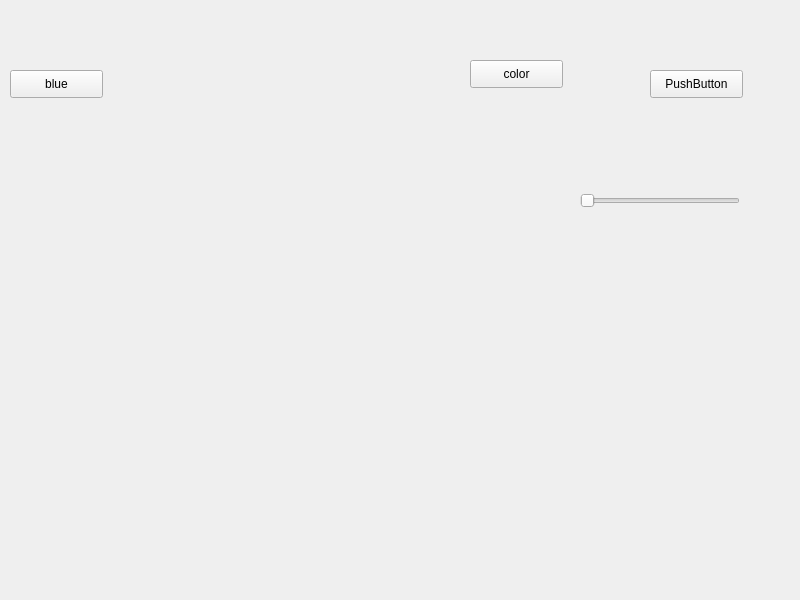
<?xml version="1.0" encoding="UTF-8"?>
<ui version="4.0">
 <class>Widget</class>
 <widget class="QWidget" name="Widget">
  <property name="geometry">
   <rect>
    <x>0</x>
    <y>0</y>
    <width>800</width>
    <height>600</height>
   </rect>
  </property>
  <property name="windowTitle">
   <string>Widget</string>
  </property>
  <property name="styleSheet">
   <string notr="true"/>
  </property>
  <widget class="QPushButton" name="pushButton">
   <property name="geometry">
    <rect>
     <x>650</x>
     <y>70</y>
     <width>93</width>
     <height>28</height>
    </rect>
   </property>
   <property name="text">
    <string>PushButton</string>
   </property>
  </widget>
  <widget class="QSlider" name="horizontalSlider">
   <property name="geometry">
    <rect>
     <x>580</x>
     <y>190</y>
     <width>160</width>
     <height>22</height>
    </rect>
   </property>
   <property name="orientation">
    <enum>Qt::Horizontal</enum>
   </property>
  </widget>
  <widget class="QPushButton" name="pushButton_2">
   <property name="geometry">
    <rect>
     <x>470</x>
     <y>60</y>
     <width>93</width>
     <height>28</height>
    </rect>
   </property>
   <property name="text">
    <string>color</string>
   </property>
  </widget>
  <widget class="QPushButton" name="pushButton_7">
   <property name="geometry">
    <rect>
     <x>10</x>
     <y>70</y>
     <width>93</width>
     <height>28</height>
    </rect>
   </property>
   <property name="text">
    <string>blue</string>
   </property>
  </widget>
 </widget>
 <resources/>
 <connections/>
</ui>
